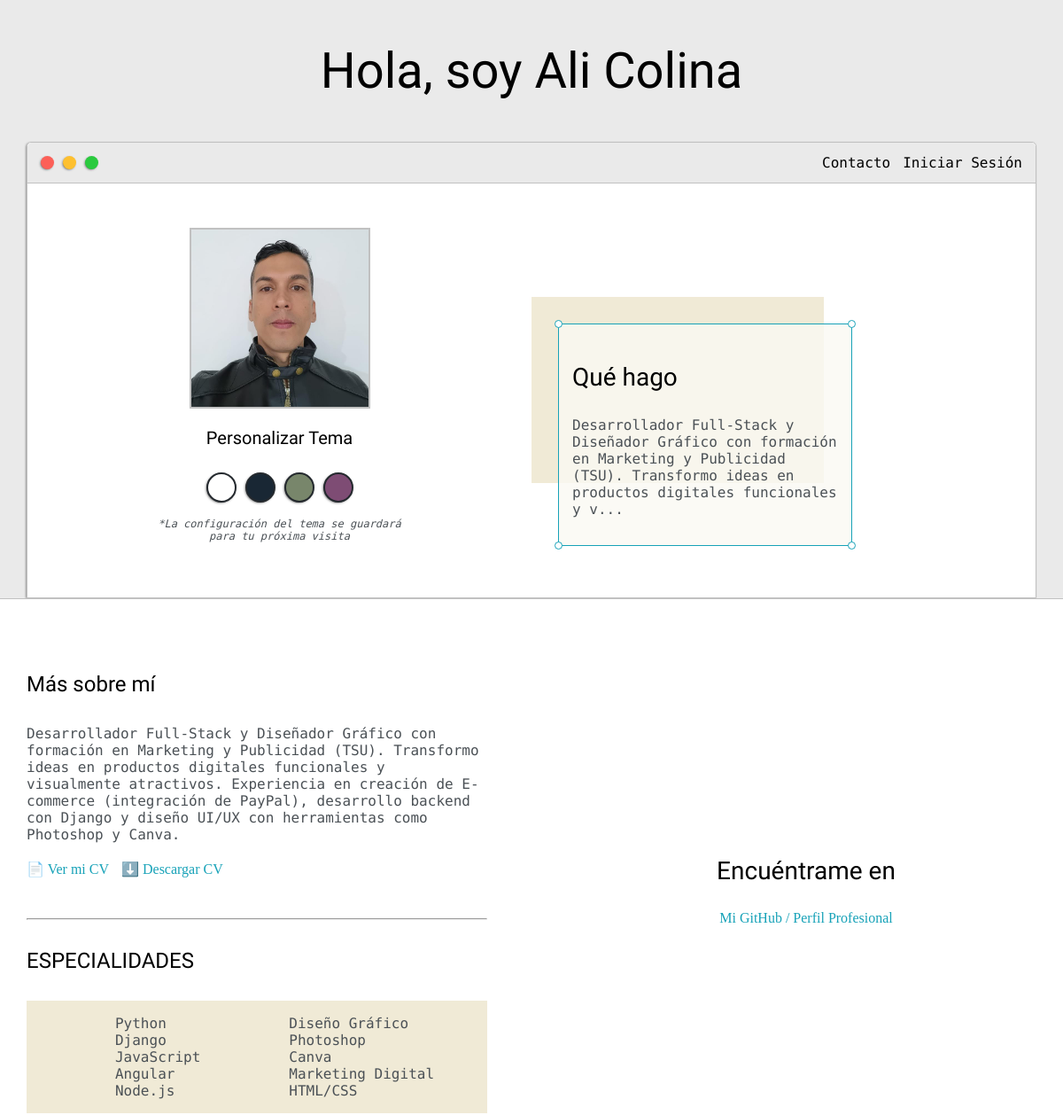
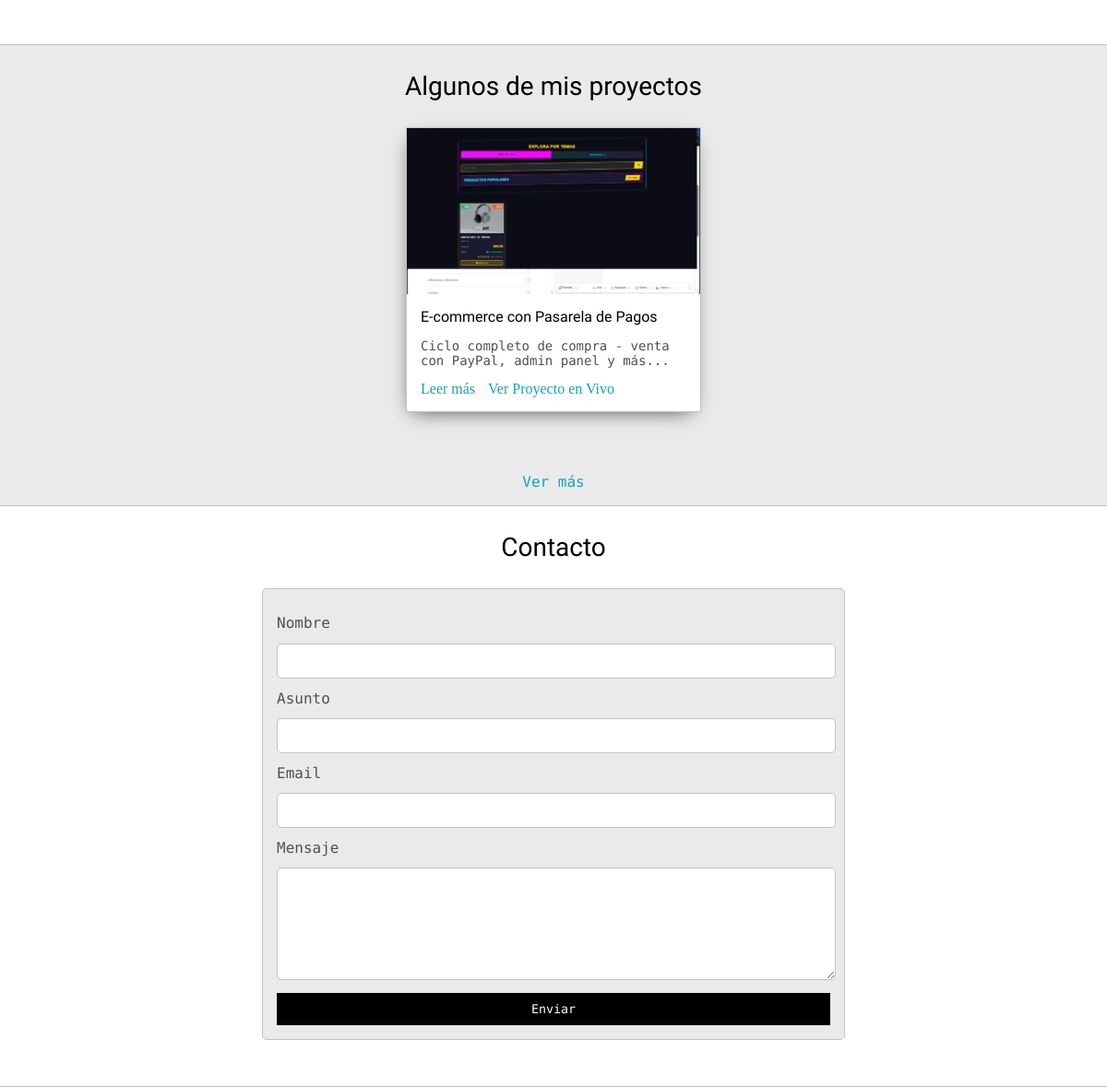
The page / on the database its author committed (2 pictures, top to bottom).
### base/models.py (models this page shows, shortened)
class Profile(models.Model):
    user = models.OneToOneField(User, null=True, blank=True, on_delete=models.CASCADE)
    first_name = models.CharField(max_length=200, blank=True, null=True)
    last_name = models.CharField(max_length=200, blank=True, null=True)
    email = models.EmailField(max_length=200)
    profile_pic = models.CharField(max_length=200, null=True, blank=True, default="user.png")
    bio = models.TextField(null=True, blank=True)
    x = models.CharField(max_length=200, null=True, blank=True)

class Post(models.Model):
    headline = models.CharField(max_length=200)
    sub_headline = models.CharField(max_length=200, null=True, blank=True)
    thumbnail = models.CharField(max_length=200, null=True, blank=True, default="placeholder.png")
    body = models.TextField(null=True, blank=True)
    created = models.DateTimeField(auto_now_add=True)
    active = models.BooleanField(default=False)
    featured = models.BooleanField(default=False)
    tags = models.ManyToManyField(Tag, blank=True)
    slug = models.SlugField(null=True, blank=True)
    project_url = models.URLField(null=True, blank=True)

### base/views.py (the view)
def home(request):
    posts = Post.objects.filter(active=True, featured=True)[0:3]
    admin_user = User.objects.filter(is_superuser=True).first()
    profile = admin_user.profile if admin_user else None
    return render(request, 'base/index.html', {'posts': posts, 'profile': profile})

### base/templates/base/index.html (shortened to what this page needs)
<!DOCTYPE html>
{% load static %}
<html>
<head>
    <link rel="stylesheet" type="text/css" href="{% static 'css/default.css' %}">
    <link id="theme-style" rel="stylesheet" type="text/css" href="">
</head>
<body>
    <section class="s1">
        <div class="main-container">
            <div class="greeting-wrapper">
                <h1>Hola, soy {{ profile.first_name }} {{ profile.last_name }}</h1>
            </div>
            <div class="intro-wrapper">
                {% include 'base/navbar.html' %}
                <div class="left-column">
                    <img id="profile_pic" src="{% static 'images/' %}{{ profile.profile_pic }}" alt="Foto de perfil">
                    <h5 style="text-align: center;line-height: 0;">Personalizar Tema</h5>
                    <div id="theme-options-wrapper">
                        <div data-mode="light" id="light-mode" class="theme-dot"></div>
                        <div data-mode="blue" id="blue-mode" class="theme-dot"></div>
                        <div data-mode="green" id="green-mode" class="theme-dot"></div>
                        <div data-mode="purple" id="purple-mode" class="theme-dot"></div>
                    </div>
                    <p id="settings-note">*La configuración del tema se guardará<br>para tu próxima visita</p>
                </div>
                <div class="right-column">
                    <div id="preview-shadow">
                        <div id="preview">
                            <div id="corner-tl" class="corner"></div>
                            <div id="corner-tr" class="corner"></div>
                            <h3>Qué hago</h3>
                            <p>{{ profile.bio|truncatechars:150 }}</p>
                            <div id="corner-br" class="corner"></div>
                            <div id="corner-bl" class="corner"></div>
                        </div>
                    </div>
                </div>
            </div>
        </div>
    </section>
    <section class="s2">
        <div class="main-container">
            <div class="about-wrapper">
                <div class="about-me">
                    <h4>Más sobre mí</h4>
                    <p>{{ profile.bio }}</p>
                    <div style="margin-top: 20px; margin-bottom: 20px;">
                        <a href="{% static 'docs/CV_Ali_Colina.pdf' %}" target="_blank" class="btn btn-primary btn-sm" style="margin-right: 10px;">📄 Ver mi CV</a>
                        <a href="{% static 'docs/CV_Ali_Colina.pdf' %}" download class="btn btn-secondary btn-sm" style="margin-right: 10px;">⬇️ Descargar CV</a>
                    </div>
                    <br>
                    <hr>
                    <h4>ESPECIALIDADES</h4>
                    <div id="skills">
                        <ul>
                            <li>Python</li>
                            <li>Django</li>
                            <li>JavaScript</li>
                            <li>Angular</li>
                            <li>Node.js</li>
                        </ul>
                        <ul>
                            <li>Diseño Gráfico</li>
                            <li>Photoshop</li>
                            <li>Canva</li>
                            <li>Marketing Digital</li>
                            <li>HTML/CSS</li>
                        </ul>
                    </div>
                </div>
                <div class="social-links">
                    <h3>Encuéntrame en</h3>
                    {% if profile.x %}
                        <a target="_blank" href="{{ profile.x }}">Mi GitHub / Perfil Profesional</a>
                    {% endif %}
                </div>
            </div>
        </div>
    </section>
    <section class="s1">
        <div class="main-container">
            <h3 style="text-align: center;">Algunos de mis proyectos</h3>
            <div class="post-wrapper">
                {% for post in posts %}
                <div>
                    <div class="post">
                        <img class="thumbnail" src="{% static 'images/' %}{{ post.thumbnail }}" alt="{{ post.headline }}">
                        <div class="post-preview">
                            <h6 class="post-title">{{post.headline}}</h6>
                            <p class="post-intro">{{post.sub_headline}}</p>
                            <a href="{% url 'post' post.slug %}">Leer más</a>
                            {% if post.project_url %}
                                <a href="{{ post.project_url }}" target="_blank" class="btn btn-sm btn-success" style="margin-left: 10px;">Ver Proyecto en Vivo</a>
                            {% endif %}
                        </div>
                    </div>
                </div>
                {% empty %}
                    <p style="text-align: center;">Aún no hay proyectos destacados.</p>
                {% endfor %}
            </div>
            <p align="center">
                <a href="{% url 'posts' %}">Ver más</a>
            </p>
        </div>
    </section>
    <section class="s2">
        <div class="main-container">
            <h3 style="text-align: center;">Contacto</h3>
            <form id="contact-form" method="POST" action="{% url 'send_email' %}">
                <label>Nombre</label>
                <input required class="input-field" type="text" name="name">
                <label>Asunto</label>
                <input required class="input-field" type="text" name="subject">
                <label>Email</label>
                <input required class="input-field" type="text" name="email">
                <label>Mensaje</label>
                <textarea required class="input-field" name="message"></textarea>
                <input id="submit-btn" type="submit" value="Enviar">
            </form>
        </div>
    </section>
</body>
</html>

### base/templates/base/navbar.html (shortened to what this page needs)
{% load static %}
<div class="nav-wrapper">
    <a href="{% url 'home' %}">
        <div class="dots-wrapper">
            <div id="dot-1" class="browser-dot"></div>
            <div id="dot-2" class="browser-dot"></div>
            <div id="dot-3" class="browser-dot"></div>
        </div>
    </a>
    <ul id="navigation">
        <li><a href="{% url 'home' %}#contact">Contacto</a></li>
        {% if request.user.is_authenticated %}
            <li><a href="{% url 'account' %}">Cuenta</a></li>
            <li><a href="{% url 'logout' %}">Salir</a></li>
        {% else %}
            <li><a href="{% url 'login' %}">Iniciar Sesión</a></li>
        {% endif %}
    </ul>
</div>

### rows shown on the page
Profile: first_name "Ali", last_name "Colina", profile_pic (picture), bio "Desarrollador Full-Stack y Diseñador Gráfico con formación en Marketing y Publicidad (TSU). Transformo ideas en productos digitales funcionales y v...", bio "Desarrollador Full-Stack y Diseñador Gráfico con formación en Marketing y Publicidad (TSU). Transformo ideas en productos digitales funcionales y visualmente atractivos. Experiencia en creación de E-commerce (integración de PayPal), desarrollo backend con Django y diseño UI/UX con herramientas como Photoshop y Canva."
Post: thumbnail (picture), headline "E-commerce con Pasarela de Pagos", sub_headline "Ciclo completo de compra - venta con PayPal, admin panel y más..."
